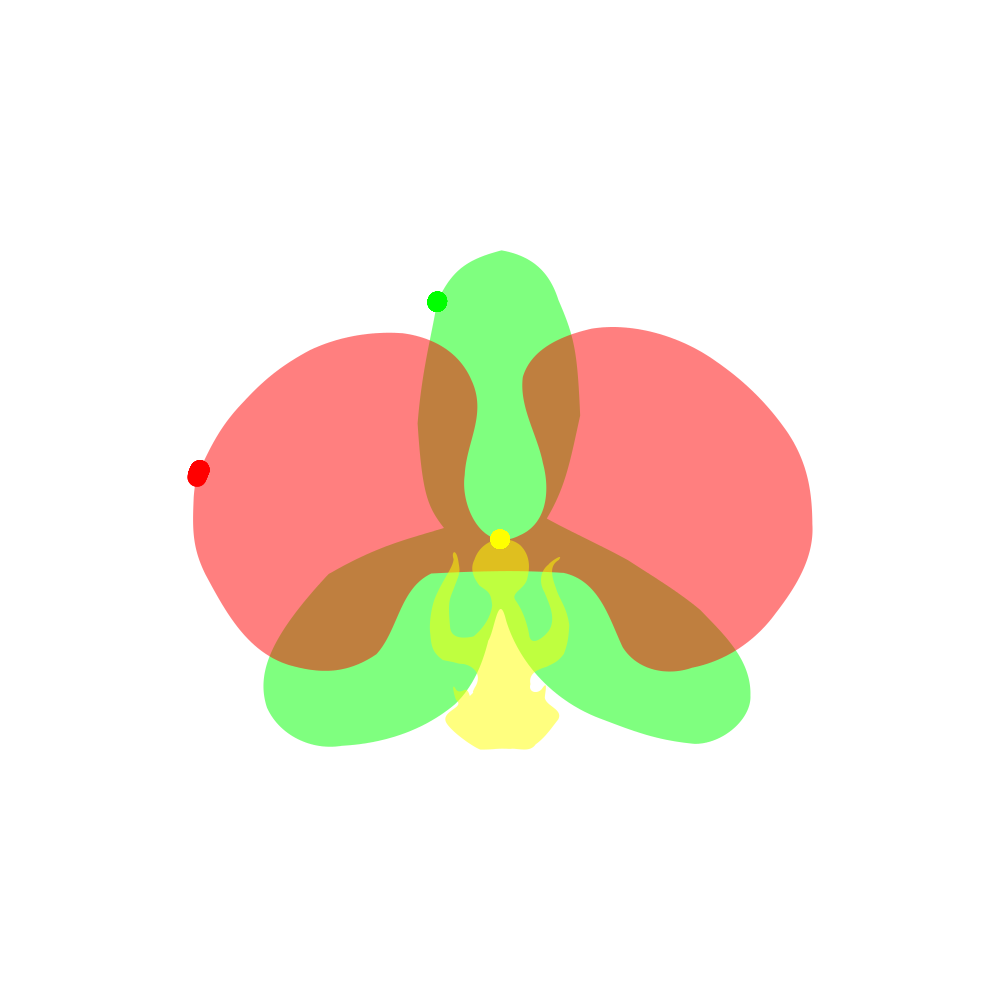

Here is the Python script that generated this plot:
from PVG          import *

canvas = Canvas()

paths  = svgPaths("flower.svg")
silhouettes = [path.silhouette() for path in paths]
for (silhouette,ccolor) in lzip(silhouettes,[Color.green(0.5),Color.red(0.5),Color.yellow(0.5)]):
    canvas.draw(silhouette.polygon(),ccolor)
    canvas.draw([Circle(p,10.0) for p in silhouette.polygon().points(100)],ccolor.a(1.0))


canvas.save("main_curvepoints.png")
